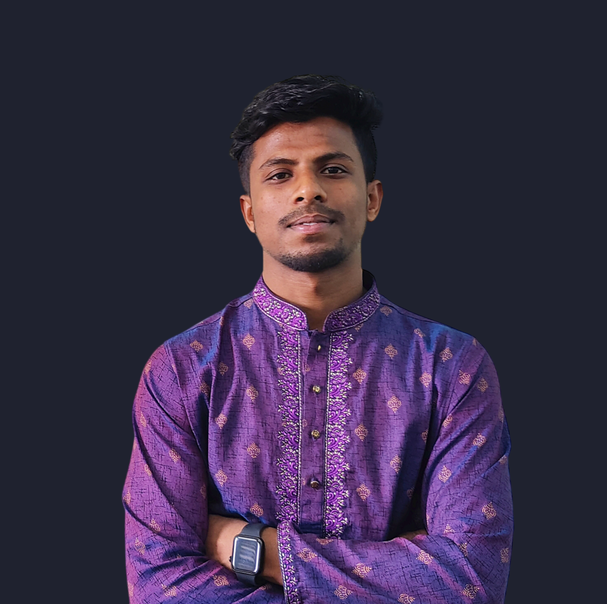
#> input picture 008-Project - Face Recognition/myPick.png, 607 x 604 px, shrunk from 1280 x 1274 before the run
$ jupyter execute 'Face Recognition.ipynb'
#> lines starting #> are read from the running program, lines starting #| are printed output that depends on the picture
## Install OpenCV

[cell 1]
# !pip install opencv-python

[cell 2]
import cv2
import matplotlib.pyplot as plt

[cell 3]
#Read images
img = cv2.imread('myPick.png') #BGR format
#> img is the input picture: shape (604, 607, 3); mean B, G, R 71, 46, 56.8
print(img.shape)
#| (604, 607, 3)

[cell 4]
#Show this images
plt.imshow(img)
plt.show()

[cell 5]
newImg = cv2.cvtColor(img, cv2.COLOR_BGR2RGB)

[cell 6]
plt.imshow(newImg)
plt.show()

# Object Detection
- ##### Haar Cascades Classifier -> Less Memory, Fast, Less Accurate
- ##### Modern Deep Learning -> More Memory, Slow, More Accurate

## Haar Cascades Classifier

##### Haar cascade is an classifier that can detect object in images, irrespective of their scale in image and location. We can train a haar-cascade detector to detect various objects like cars, bikes, buildings, fruits, etc

- Haar cascades are fast and can work well in real-time
- Haar cascades is not as accurate as modern object detection techniques are.
- Haar cascades has a downside. It predicts many false positive
- Simple to implement, less computing power required.

[cell 7]
img = cv2.imread('groupPhoto.jpg')
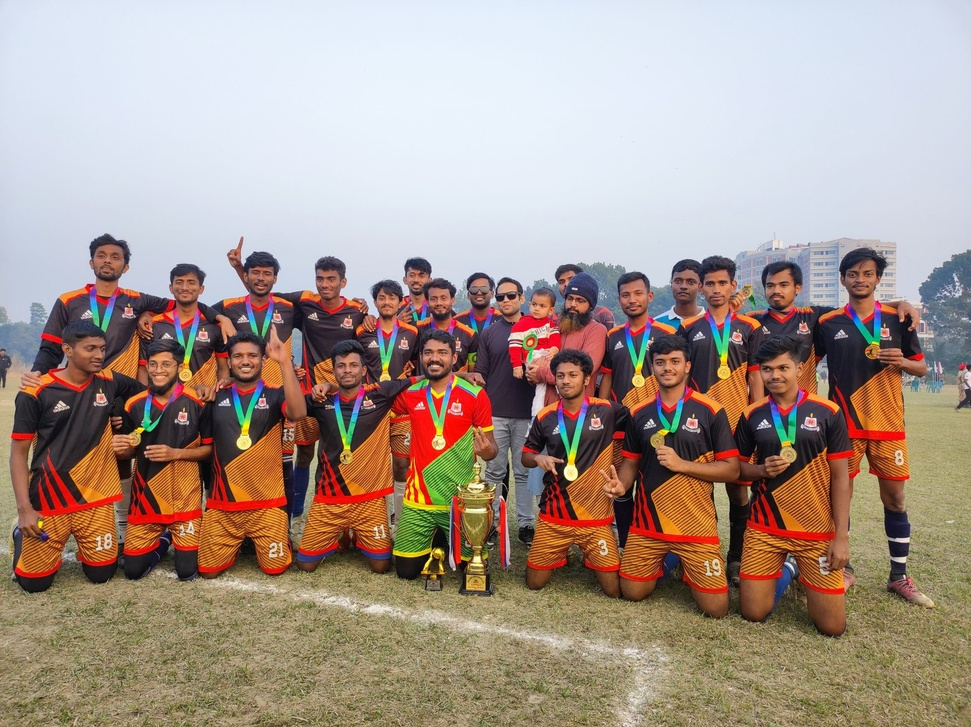
#> input picture 008-Project - Face Recognition/groupPhoto.jpg, 971 x 727 px, shrunk from 2048 x 1532 before the run
#> img is the input picture: shape (727, 971, 3); mean B, G, R 139.2, 149.7, 166.9
img = cv2.cvtColor(img, cv2.COLOR_BGR2RGB)

[cell 8]
plt.imshow(img)
plt.axis("off")
plt.show()

[cell 9]
model = cv2.CascadeClassifier("haarcascade_frontalface_alt.xml")

[cell 10]
faces = model.detectMultiScale(img, 1.3, 5)
#> faces = [[312, 269, 28, 28], [697, 269, 39, 39], [142, 351, 35, 35], [840, 258, 41, 41], [756, 268, 43, 43], [415, 336, 41, 41], [225, 340, 40, 40], [648, 346, 41, 41], [756, 354, 41, 41], [546, 359, 41, 41]]

[cell 11]
faces.shape
#> Out = (10, 4)

[cell 12]
#model.detectMultiScale?

[cell 13]
for f in faces:
    x, y, w, h = f
    cv2.rectangle(img, (x,y),(x+w,y+h),(0,255,0),3)
#> this loop made 10 passes
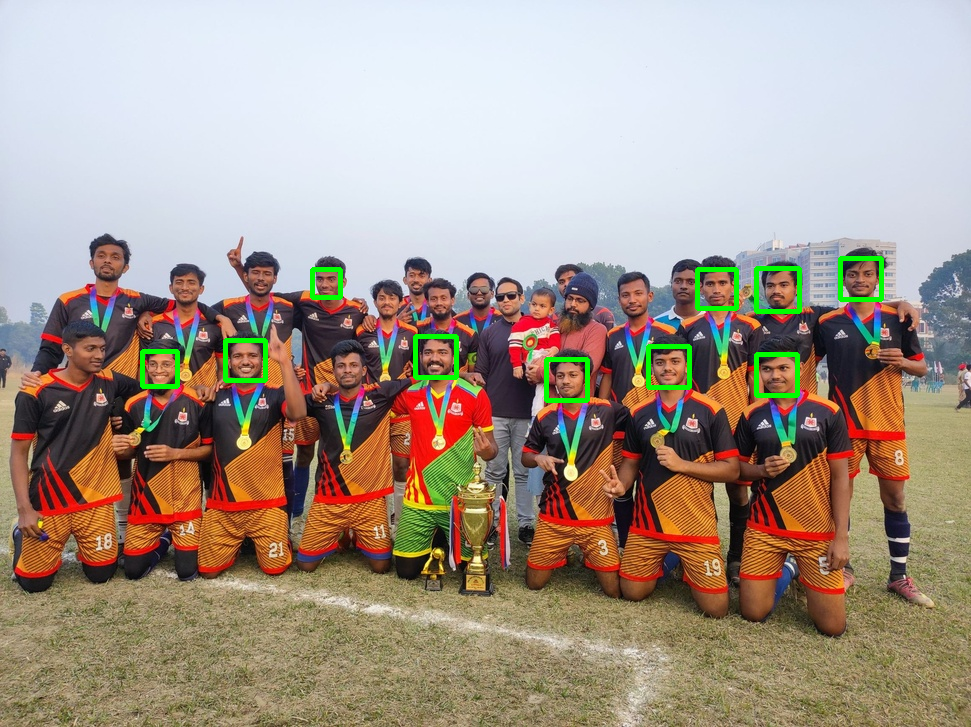
#> img: shape (727, 971, 3); mean R, G, B 165.6, 151.6, 138.4
plt.imshow(img)
plt.show()
